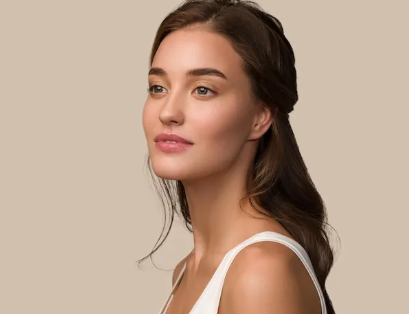
#> input picture data/face.png, 409 x 314 px
$ python face.py
#> lines starting #> are read from the running program, lines starting #| are printed output that depends on the picture; after the words box and inside, x2 and y2 are one past the last pixel; in counts of white or black regions, pixels touching at a corner belong together
import cv2
import os

# Absolute path to the haarcascade file
cascade_path = os.path.abspath("Resources/haarcascade_frontalface_default.xml")
if not os.path.exists(cascade_path):
    print(f"File not found: {cascade_path}")
    exit(1)

faceCascade = cv2.CascadeClassifier(cascade_path)

# Load the image
img = cv2.imread("data/face.png")
#> img is the input picture: shape (314, 409, 3); mean B, G, R 139.7, 158, 183.9

if img is None:
    print("Image not found. Check the path.")
else:
    # Convert the image to grayscale
    imgGray = cv2.cvtColor(img, cv2.COLOR_BGR2GRAY)
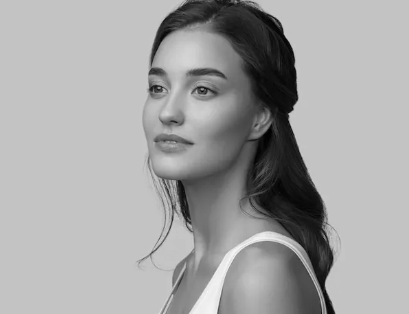
#> imgGray: shape (314, 409); min 1, max 250, mean 163.4

    # Detect faces
    faces = faceCascade.detectMultiScale(imgGray, 1.1, 4)
#> faces = [[110, 33, 140, 140]]

    # Draw rectangles around the faces
    for (x, y, w, h) in faces:
        cv2.rectangle(img, (x, y), (x + w, y + h), (255, 0, 0), 2)
#> this loop made 1 pass
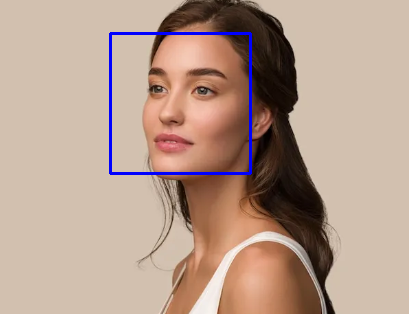
#> img: shape (314, 409, 3); 1.31% of pixels changed, all inside (x1, y1, x2, y2) = (109, 32, 252, 175)


    # Display the result
    cv2.imshow("Result", img)
    cv2.waitKey(0)
    cv2.destroyAllWindows()
